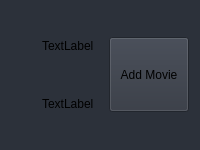
                            <widget class="QWidget" name="SearchMovieWidget" native="true">
                             <property name="enabled">
                              <bool>true</bool>
                             </property>
                             <property name="minimumSize">
                              <size>
                               <width>0</width>
                               <height>150</height>
                              </size>
                             </property>
                             <property name="maximumSize">
                              <size>
                               <width>16777215</width>
                               <height>150</height>
                              </size>
                             </property>
                             <property name="styleSheet">
                              <string notr="true">background-color: rgb(44, 49, 58);</string>
                             </property>
                             <layout class="QHBoxLayout" name="horizontalLayout_8">
                              <item>
                               <widget class="QWidget" name="posterWidget" native="true">
                                <property name="maximumSize">
                                 <size>
                                  <width>95</width>
                                  <height>16777215</height>
                                 </size>
                                </property>
                               </widget>
                              </item>
                              <item>
                               <widget class="QWidget" name="TitleWidget" native="true">
                                <property name="styleSheet">
                                 <string notr="true">background-color: rgb(44, 49, 58);</string>
                                </property>
                                <layout class="QVBoxLayout" name="verticalLayout_24">
                                 <item>
                                  <widget class="QLabel" name="Title">
                                   <property name="styleSheet">
                                    <string notr="true"/>
                                   </property>
                                   <property name="text">
                                    <string>TextLabel</string>
                                   </property>
                                  </widget>
                                 </item>
                                 <item>
                                  <widget class="QLabel" name="Details">
                                   <property name="enabled">
                                    <bool>true</bool>
                                   </property>
                                   <property name="text">
                                    <string>TextLabel</string>
                                   </property>
                                  </widget>
                                 </item>
                                </layout>
                               </widget>
                              </item>
                              <item>
                               <widget class="QPushButton" name="addMovieButton">
                                <property name="maximumSize">
                                 <size>
                                  <width>200</width>
                                  <height>75</height>
                                 </size>
                                </property>
                                <property name="styleSheet">
                                 <string notr="true">background-color: rgb(48, 53, 63);</string>
                                </property>
                                <property name="text">
                                 <string>Add Movie</string>
                                </property>
                               </widget>
                              </item>
                             </layout>
                            </widget>
